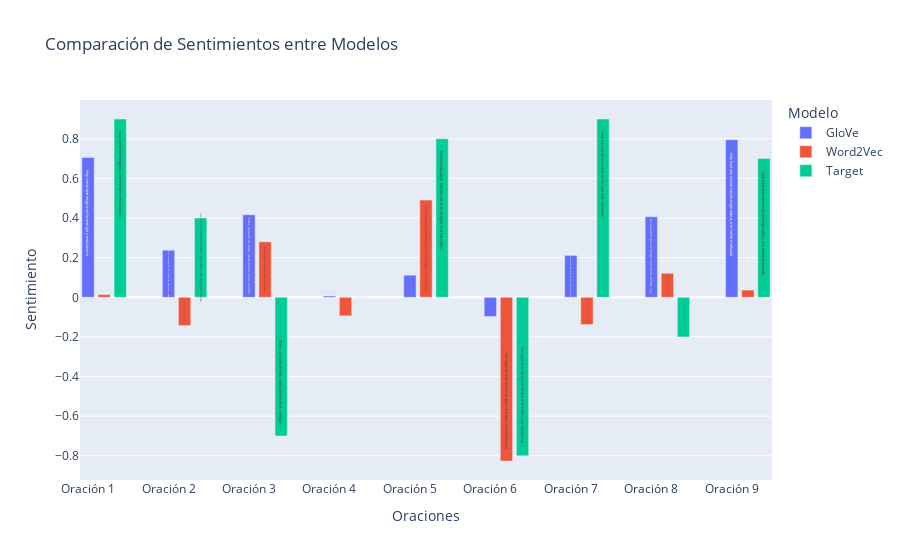

Source (notebook cell):
### Code cell
# Evaluamos los modelos
sentiments_glove, sentiments_word2vec = evaluate_models_sentences(sentences, model, model_word2vec, target_sentiment)

### Figure 1 — Plotly figure (JSON) as saved in the notebook; plotly's stock layout.template omitted (floating-point values rounded to 4 significant figures)
{"data": [{"hoverinfo": "text+y", "name": "GloVe", "text": ["Hoy siento que tengo mucha energía y entusiasmo", "La vida no siempre es fácil, pero hay que seguir adelante", "Estoy cansado de todo, nada parece tener sentido", "Hoy fue un día normal, sin muchas novedades", "Me encanta pasar tiempo con mis amigos, me hace feliz", "No soporto la forma en la que me tratan, me siento mal", "Hoy fue uno de esos días en los que todo salió bien", "A veces creo que no tengo claro hacia dónde voy", "Hoy tuve una conversación inspiradora, me siento motivado"], "type": "bar", "x": [0, 1, 2, 3, 4, 5, 6, 7, 8], "y": [0.7062, 0.2378, 0.4167, 0.006707, 0.1118, -0.09704, 0.2117, 0.4067, 0.7955]}, {"hoverinfo": "text+y", "name": "Word2Vec", "text": ["Hoy siento que tengo mucha energía y entusiasmo", "La vida no siempre es fácil, pero hay que seguir adelante", "Estoy cansado de todo, nada parece tener sentido", "Hoy fue un día normal, sin muchas novedades", "Me encanta pasar tiempo con mis amigos, me hace feliz", "No soporto la forma en la que me tratan, me siento mal", "Hoy fue uno de esos días en los que todo salió bien", "A veces creo que no tengo claro hacia dónde voy", "Hoy tuve una conversación inspiradora, me siento motivado"], "type": "bar", "x": [0.2, 1.2, 2.2, 3.2, 4.2, 5.2, 6.2, 7.2, 8.2], "y": [0.01343, -0.1425, 0.2801, -0.09352, 0.4906, -0.8263, -0.1376, 0.1212, 0.03645]}, {"hoverinfo": "text+y", "name": "Target", "text": ["Hoy siento que tengo mucha energía y entusiasmo", "La vida no siempre es fácil, pero hay que seguir adelante", "Estoy cansado de todo, nada parece tener sentido", "Hoy fue un día normal, sin muchas novedades", "Me encanta pasar tiempo con mis amigos, me hace feliz", "No soporto la forma en la que me tratan, me siento mal", "Hoy fue uno de esos días en los que todo salió bien", "A veces creo que no tengo claro hacia dónde voy", "Hoy tuve una conversación inspiradora, me siento motivado"], "type": "bar", "x": [0.4, 1.4, 2.4, 3.4, 4.4, 5.4, 6.4, 7.4, 8.4], "y": [0.9, 0.4, -0.7, 0, 0.8, -0.8, 0.9, -0.2, 0.7]}], "layout": {"bargap": 0.15, "bargroupgap": 0.1, "barmode": "group", "legend": {"title": {"text": "Modelo"}}, "title": {"text": "Comparación de Sentimientos entre Modelos"}, "xaxis": {"ticktext": ["Oración 1", "Oración 2", "Oración 3", "Oración 4", "Oración 5", "Oración 6", "Oración 7", "Oración 8", "Oración 9"], "tickvals": [0, 1, 2, 3, 4, 5, 6, 7, 8], "title": {"text": "Oraciones"}}, "yaxis": {"title": {"text": "Sentimiento"}}}}
